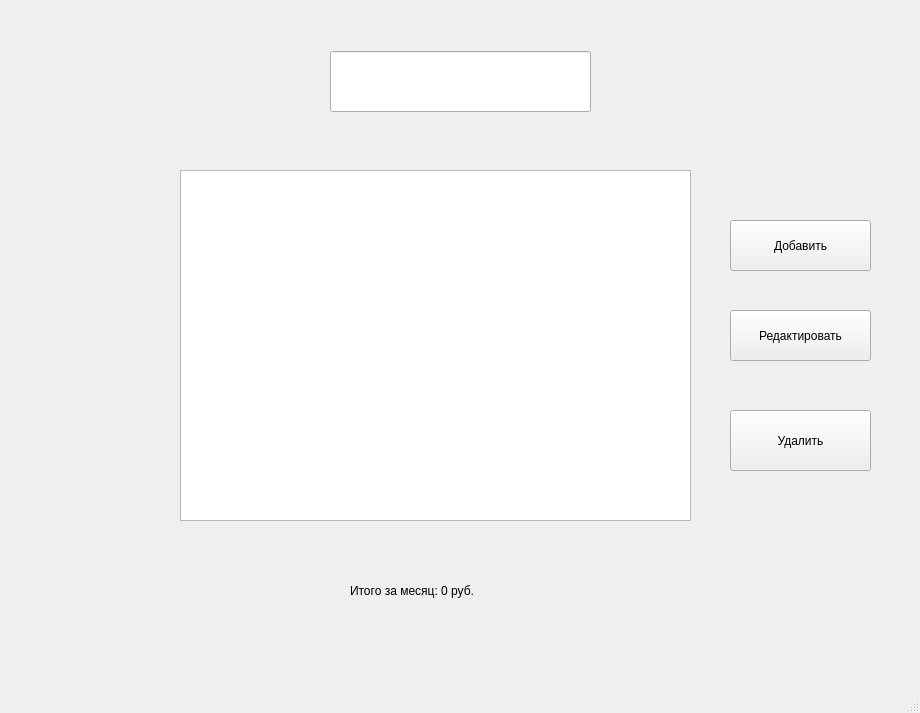
<?xml version="1.0" encoding="UTF-8"?>
<ui version="4.0">
 <class>mainWindow</class>
 <widget class="QMainWindow" name="mainWindow">
  <property name="geometry">
   <rect>
    <x>0</x>
    <y>0</y>
    <width>920</width>
    <height>713</height>
   </rect>
  </property>
  <property name="windowTitle">
   <string>MainWindow</string>
  </property>
  <widget class="QWidget" name="centralwidget">
   <widget class="QTableWidget" name="tableWidget">
    <property name="geometry">
     <rect>
      <x>180</x>
      <y>170</y>
      <width>511</width>
      <height>351</height>
     </rect>
    </property>
   </widget>
   <widget class="QLineEdit" name="searchLineEdit">
    <property name="geometry">
     <rect>
      <x>330</x>
      <y>51</y>
      <width>261</width>
      <height>61</height>
     </rect>
    </property>
    <property name="text">
     <string/>
    </property>
   </widget>
   <widget class="QLabel" name="totalLabel">
    <property name="geometry">
     <rect>
      <x>350</x>
      <y>560</y>
      <width>221</width>
      <height>61</height>
     </rect>
    </property>
    <property name="text">
     <string>Итого за месяц: 0 руб.</string>
    </property>
   </widget>
   <widget class="QPushButton" name="addBtn">
    <property name="geometry">
     <rect>
      <x>730</x>
      <y>220</y>
      <width>141</width>
      <height>51</height>
     </rect>
    </property>
    <property name="text">
     <string>Добавить</string>
    </property>
   </widget>
   <widget class="QPushButton" name="editBtn">
    <property name="geometry">
     <rect>
      <x>730</x>
      <y>310</y>
      <width>141</width>
      <height>51</height>
     </rect>
    </property>
    <property name="text">
     <string>Редактировать</string>
    </property>
   </widget>
   <widget class="QPushButton" name="deleteBtn">
    <property name="geometry">
     <rect>
      <x>730</x>
      <y>410</y>
      <width>141</width>
      <height>61</height>
     </rect>
    </property>
    <property name="text">
     <string>Удалить</string>
    </property>
   </widget>
   <widget class="QLabel" name="logoLabel">
    <property name="geometry">
     <rect>
      <x>20</x>
      <y>280</y>
      <width>141</width>
      <height>141</height>
     </rect>
    </property>
    <property name="text">
     <string/>
    </property>
   </widget>
  </widget>
  <widget class="QMenuBar" name="menubar">
   <property name="geometry">
    <rect>
     <x>0</x>
     <y>0</y>
     <width>920</width>
     <height>26</height>
    </rect>
   </property>
  </widget>
  <widget class="QStatusBar" name="statusbar"/>
 </widget>
 <resources/>
 <connections/>
</ui>
